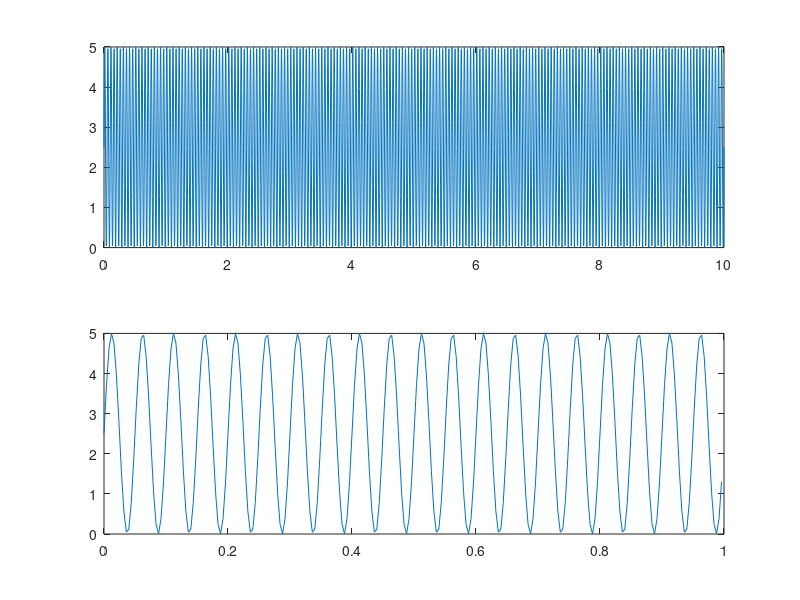

Here is the MATLAB script that generated this plot: (Note: this script raises an error after producing the figure.)


clc; close all; clear;


SampleRateHz = 250;
TimeValue = 10;
freq = 20;
voltageSet = 5;

xt = 0:(1/SampleRateHz):TimeValue;
yt = sin(2*pi*freq*xt);

yv = yt .* voltageSet/2 + voltageSet/2;

figure
subplot(2,1,1)
plot(xt,yv)

xt1 = xt(1:round(numel(xt)/TimeValue));
yv1 = yv(1:round(numel(yv)/TimeValue));

subplot(2,1,2)
plot(xt1,yv1)

pause(4)


LJDAQ_SampleRateHz = SampleRateHz*4;

% Example: labJackU6: version 1.0

lbj=labJackU6

pause(.2)

% devInfo = getInfo(lbj)

open(lbj);

pause(.2)

lbj.SampleRateHz = LJDAQ_SampleRateHz;

lbj.verbose = 0; % Set this to 1 if you want to see error warnings

addChannel(lbj,[0 1],[10 10],['s' 's']);

channel = 1;            % 0 or 1

streamConfigure(lbj);

pause(.2)

startStream(lbj);



for t = 1:TimeValue*SampleRateHz

    
    
    analogOut(lbj,channel,yv(t));



    pause(1/SampleRateHz)

end


voltageSet = 0;
analogOut(lbj,channel,voltageSet)

stopStream(lbj);

clear lbj



